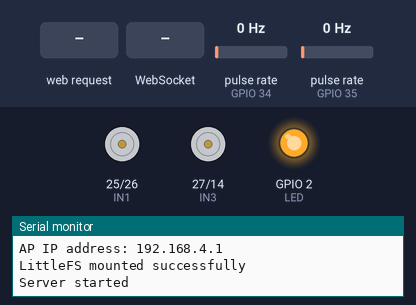
A sketch run on a simulated ESP32. Parts: motor-driver pin pairs drawn as motors (green arrow = first pin HIGH = forward, orange = second pin HIGH = backward, longer = more drive, scaled by the enable pin), output pins drawn as LEDs (lit = HIGH), the last lines printed to the serial monitor. Wiring (inferred from the names in the program): 2 × pulse sensor: data GPIO 34 / data GPIO 35. The test bench sets the inputs (shaded band); at power-on: pulse rate (sensors on GPIO 34, GPIO 35) 0 Hz. Storage starts empty.

Above: at 0.6 s.
At 3.6 s:
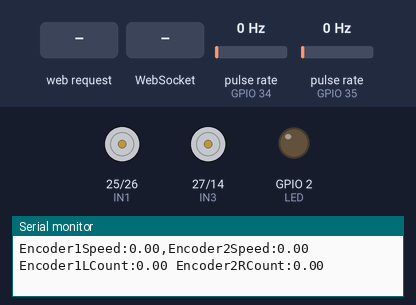
3.7 s: HTTP request GET /marquer received
5.2 s: WebSocket text "DA" received
6.7 s: HTTP request GET / received
Timing chart, 0 to 9.7 s (numbered marks = the images above; inputs shaded):
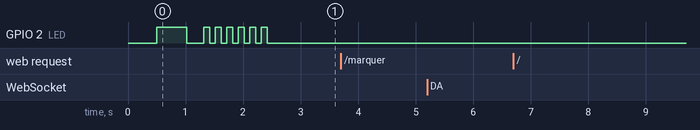

The sketch:

L298NserialSpeedAdjust5_MarkurWeb.ino
```cpp
#include "marquerWeb.h"

#define IN1 25
#define IN2 26
#define IN3 27
#define IN4 14
#define ENA 12
#define ENB 13

#define ENCODER1_PIN 34
#define ENCODER2_PIN 35

#define LED 2

// Constants for encoder resolution
const float ENCODER_RESOLUTION = 8; // counts per rotation

int speedA = 0; // Speed for motor A (0 to 255)
int speedB = 0; // Speed for motor B (0 to 255)
volatile int encoder1Count = 0;
volatile int encoder2Count = 0;

int lastEncoder1Count = 0;
int lastEncoder2Count = 0;
unsigned long lastTime = 0;

bool reverseA = false; // Direction flag for motor A
bool reverseB = false; // Direction flag for motor B

void IRAM_ATTR handleEncoder1Interrupt() {
  encoder1Count++;
}

void IRAM_ATTR handleEncoder2Interrupt() {
  encoder2Count++;
}

void ledBlink(int times){
  for (int i=0; i<=times; i++){
    delay(100);
    digitalWrite(LED,LOW);
    delay(100);
    digitalWrite(LED,HIGH);
  }
  delay(100);
  digitalWrite(LED,LOW);
}

void setup() {
  Serial.begin(115200);
  pinMode(LED,OUTPUT);

  delay(500);
  digitalWrite(LED,HIGH);

  // =============== Marquer WEB ===============
  setupMarquerWeb();

  delay(500);
  digitalWrite(LED,LOW);

  // Set the callback function to handle POST messages
  setWebMessageCallback([](String message) {
    Serial.println("Received message via POST:");
    Serial.println(message);
    // Input Handling
    changeSpeed(message);
  });

  // =============== Marquer WEB END ===============

  // Set all motor control pins as outputs
  pinMode(IN1, OUTPUT);
  pinMode(IN2, OUTPUT);
  pinMode(IN3, OUTPUT);
  pinMode(IN4, OUTPUT);
  pinMode(ENA, OUTPUT);
  pinMode(ENB, OUTPUT);

  // Start Serial communication at a baud rate of 115200 for motor control and encoders
  Serial.begin(115200);

  // Enable the motors
  digitalWrite(ENA, HIGH);
  digitalWrite(ENB, HIGH);

  // Initialize motors in stopped state
  digitalWrite(IN1, LOW);
  digitalWrite(IN2, LOW);
  digitalWrite(IN3, LOW);
  digitalWrite(IN4, LOW);

  // Configure encoder pins as inputs
  pinMode(ENCODER1_PIN, INPUT);
  pinMode(ENCODER2_PIN, INPUT);

  // Attach interrupts to encoder pins
  attachInterrupt(digitalPinToInterrupt(ENCODER1_PIN), handleEncoder1Interrupt, RISING);
  attachInterrupt(digitalPinToInterrupt(ENCODER2_PIN), handleEncoder2Interrupt, RISING);

  // Wait a moment for serial communication to stabilize
  delay(100);

  ledBlink(5);
}

void loop() {
  loopMarquerWeb();

  unsigned long currentTime = millis();

  // Control motor direction and speed
  analogWrite(ENA, speedA);
  analogWrite(ENB, speedB);

  if (reverseA) {
    digitalWrite(IN1, LOW);
    digitalWrite(IN2, HIGH);
  } else {
    digitalWrite(IN1, HIGH);
    digitalWrite(IN2, LOW);
  }

  if (reverseB) {
    digitalWrite(IN3, HIGH);
    digitalWrite(IN4, LOW);
  } else {
    digitalWrite(IN3, LOW);
    digitalWrite(IN4, HIGH);
  }

  // Calculate and print the speed of the encoders every 100ms
  if (currentTime - lastTime >= 100) {
    float encoder1Speed = (encoder1Count - lastEncoder1Count) * (1000.0 / ENCODER_RESOLUTION); // Rotations per second
    float encoder2Speed = (encoder2Count - lastEncoder2Count) * (1000.0 / ENCODER_RESOLUTION); // Rotations per second

    // Send data to Serial Plotter in a single line with comma-separated values
    Serial.print("Encoder1Speed:");
    Serial.print(encoder1Speed);
    Serial.print(",");
    Serial.print("Encoder2Speed:");
    Serial.print(encoder2Speed);

    lastEncoder1Count = encoder1Count;
    lastEncoder2Count = encoder2Count;
    lastTime = currentTime;
  }

  // Print the encoder counts every second
  Serial.print(" Encoder1LCount:");
  Serial.print(encoder1Count / ENCODER_RESOLUTION);
  Serial.print(" Encoder2RCount:");
  Serial.println(encoder2Count / ENCODER_RESOLUTION);
  lastTime = currentTime;

  WebPrintln(String(encoder2Count / ENCODER_RESOLUTION));

  delay(100); // Short delay to avoid overloading the Serial communication
}

void changeSpeed(String input) {
  input.trim(); // Remove any extra whitespace

  if (input.startsWith("A")) {
    speedA = input.substring(1).toInt();
    speedA = constrain(speedA, 0, 255); // Constrain speed to 0-255
    Serial.print("Speed of Motor A set to: ");
    Serial.println(speedA);
  } else if (input.startsWith("B")) {
    speedB = input.substring(1).toInt();
    speedB = constrain(speedB, 0, 255); // Constrain speed to 0-255
    Serial.print("Speed of Motor B set to: ");
    Serial.println(speedB);
  } else if (input.startsWith("C")) {
    int speed = input.substring(1).toInt();
    speed = constrain(speed, 0, 255); // Constrain speed to 0-255
    speedA = speed;
    speedB = speed;
    Serial.print("Speed of both Motors A and B set to: ");
    Serial.println(speed);
  } else if (input.startsWith("R")) {
    encoder1Count = 0;
    encoder2Count = 0;
    lastEncoder1Count = 0;
    lastEncoder2Count = 0;
  } else if (input.startsWith("DA")) {
    reverseA = !reverseA; // Toggle direction for Motor A
    Serial.print("Direction of Motor A set to: ");
    Serial.println(reverseA ? "Reverse" : "Forward");
  } else if (input.startsWith("DB")) {
    reverseB = !reverseB; // Toggle direction for Motor B
    Serial.print("Direction of Motor B set to: ");
    Serial.println(reverseB ? "Reverse" : "Forward");
  }

  analogWrite(ENA, speedA);
  analogWrite(ENB, speedB);
}
```

marquerWeb.cpp
```cpp
#include "marquerWeb.h"

const char* ssid = "Marquer";      // SSID (name) of the ESP32 AP
const char* password = "123123123";  // Password for the ESP32 AP

AsyncWebServer server(80);
AsyncWebSocket ws("/ws");  // Create a WebSocket object

// Global variable to hold the callback function
WebMessageCallback webMessageCallback = nullptr;

// Function to handle WebSocket events
void onWsEvent(AsyncWebSocket *server, AsyncWebSocketClient *client, AwsEventType type, void *arg, uint8_t *data, size_t len) {
  if (type == WS_EVT_CONNECT) {
    Serial.printf("WebSocket client #%u connected from %s\n", client->id(), client->remoteIP().toString().c_str());
  } else if (type == WS_EVT_DISCONNECT) {
    Serial.printf("WebSocket client #%u disconnected\n", client->id());
  }
}

void setupMarquerWeb() {
  // Serial port initialization
  if (!Serial) {
    Serial.begin(115200);  // Start Serial communication if not already started
  }

  // Start WiFi AP
  WiFi.mode(WIFI_AP);
  WiFi.softAP(ssid, password);

  // Print ESP32's IP address
  Serial.print("AP IP address: ");
  Serial.println(WiFi.softAPIP());

  // Start the LittleFS file system
  if (!LittleFS.begin(true)) {
    Serial.println("An error occurred while mounting LittleFS");
    return;
  } else {
    Serial.println("LittleFS mounted successfully");
  }

  // WebSocket event handler
  ws.onEvent(onWsEvent);
  server.addHandler(&ws);

  // Route to serve the server1.html file when /marquer is accessed
  server.on("/marquer", HTTP_GET, [](AsyncWebServerRequest *request){
    Serial.println("Serving /marquer");
    if (LittleFS.exists("/controlApp.html")) {
      request->send(LittleFS, "/controlApp.html", "text/html");
      Serial.println("File served successfully");
    } else {
      request->send(404, "text/plain", "File not found");
      Serial.println("File not found");
    }
  });

  // Route to handle incoming GET requests
  server.on("/", HTTP_GET, [](AsyncWebServerRequest *request){
    String message = "Hello from ESP32 AP!";
    request->send(200, "text/plain", message);
    Serial.println("Received GET request");
  });

  // Route to handle incoming POST requests
  server.on("/post_command", HTTP_POST, [](AsyncWebServerRequest *request){
    if (request->hasParam("message", true)) {
      String message = request->getParam("message", true)->value();
      Serial.print("Received POST message: ");
      Serial.println(message);
      if (webMessageCallback) {
        webMessageCallback(message);  // Invoke the callback with the received message
      }
      request->send(200, "text/plain", "Message received");
    } else {
      Serial.println("Received POST request with no message");
      request->send(400, "text/plain", "No message parameter");
    }
  });

  // Start server
  server.begin();
  Serial.println("Server started");
}

void loopMarquerWeb() {
  // This is optional, you can add other tasks here if needed
  ws.cleanupClients();  // Cleanup disconnected WebSocket clients
}

// Function to set the callback for handling POST messages
void setWebMessageCallback(WebMessageCallback callback) {
  webMessageCallback = callback;
}
```

marquerWeb.h
```cpp
#ifndef MARQUERWEB_H
#define MARQUERWEB_H

#include <Arduino.h>  // Include Arduino core for Serial functions
#include <WiFi.h>
#include <AsyncTCP.h>
#include <ESPAsyncWebServer.h>
#include <LittleFS.h>  // Include for LittleFS on ESP32
#include <functional>  // For std::function

extern const char* ssid;
extern const char* password;

extern AsyncWebServer server;
extern AsyncWebSocket ws;

// Callback function type definition
typedef std::function<void(String)> WebMessageCallback;

void onWsEvent(AsyncWebSocket *server, AsyncWebSocketClient *client, AwsEventType type, void *arg, uint8_t *data, size_t len);

// Template function to send messages via WebSocket
template <typename T>
void WebPrint(T message) {
  ws.textAll(String(message));  // Send the message to all connected WebSocket clients
}

// Template function to send messages with newline via WebSocket
template <typename T>
void WebPrintln(T message) {
  ws.textAll(String(message) + "\n");  // Send the message with a newline to all connected WebSocket clients
}

void setupMarquerWeb();
void loopMarquerWeb();

// Function to set the callback for handling POST messages
void setWebMessageCallback(WebMessageCallback callback);

#endif // MARQUERWEB_H
```
